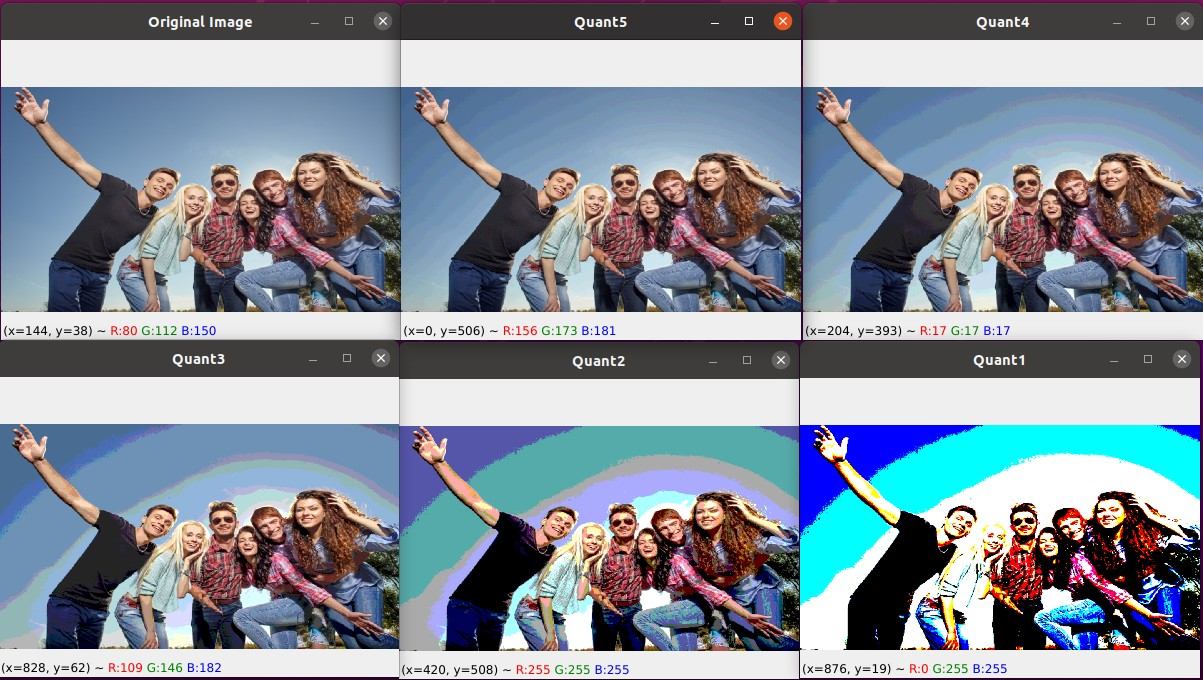
//> input picture OpenCV/media/21_image_quantization.jpg, 1203 x 680 px
$ ./67_hough_line_transform3 ../media/21_image_quantization.jpg   (built with g++ and OpenCV 4)
//> lines starting //> are read from the running program, lines starting //| are printed output that depends on the picture
/*
cv::HoughLinesP
http://opencv.jp/opencv-2svn/cpp/feature_detection.html#cv-houghlinesp
*/

/* これは，単独で動作するプログラムです．プログラムの最初の引数として画像ファイル名を渡します．
   "#if 1" を "#if 0" に変更したり戻したりすることで，
   標準的ハフ変換と確率的ハフ変換を切り替えることができます．  */
#include <iostream>
#include <math.h>

#include "opencv2/opencv.hpp"
#include "opencv2/highgui.hpp"

using namespace std;
using namespace cv;

int main(int argc, char** argv)
{
    Mat src, dst, color_dst;
    if( argc != 2 || !(src=imread(argv[1], 0)).data)
        return -1;

    Canny( src, dst, 50, 200, 3 );
    cvtColor( dst, color_dst, cv::IMREAD_GRAYSCALE);

#if 0
    vector<Vec2f> lines;
    HoughLines( dst, lines, 1, CV_PI/180, 100 );

    for( size_t i = 0; i < lines.size(); i++ )
    {
        float rho = lines[i][0];
        float theta = lines[i][1];
        double a = cos(theta), b = sin(theta);
        double x0 = a*rho, y0 = b*rho;
        Point pt1(cvRound(x0 + 1000*(-b)),
                  cvRound(y0 + 1000*(a)));
        Point pt2(cvRound(x0 - 1000*(-b)),
                  cvRound(y0 - 1000*(a)));
        line( color_dst, pt1, pt2, Scalar(0,0,255), 3, 8 );
    }
#else
    vector<Vec4i> lines;
    HoughLinesP( dst, lines, 1, CV_PI/180, 80, 30, 10 );
    for( size_t i = 0; i < lines.size(); i++ )
    {
        line( color_dst, Point(lines[i][0], lines[i][1]),
            Point(lines[i][2], lines[i][3]), Scalar(0,0,255), 3, 8 );
    }
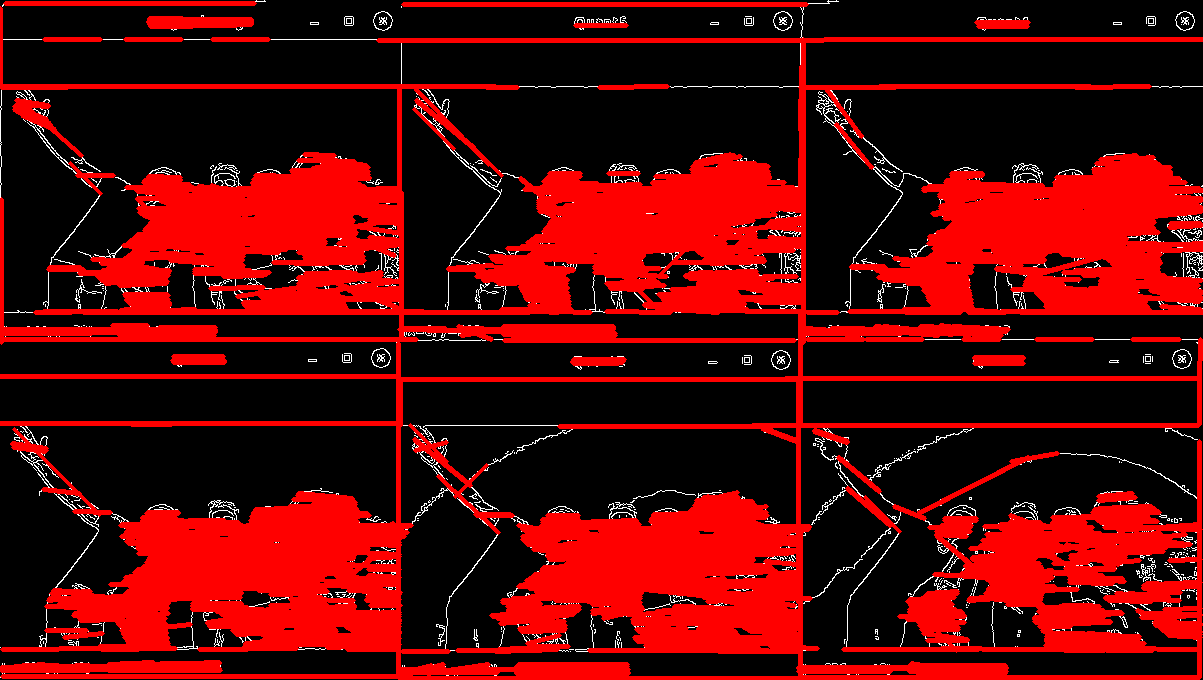
//> color_dst: 680 rows x 1203 cols, CV_8UC4; mean B, G, R, A 4.7, 4.7, 88.4, 171.2
#endif
    namedWindow( "Source", 1 );
    imshow( "Source", src );
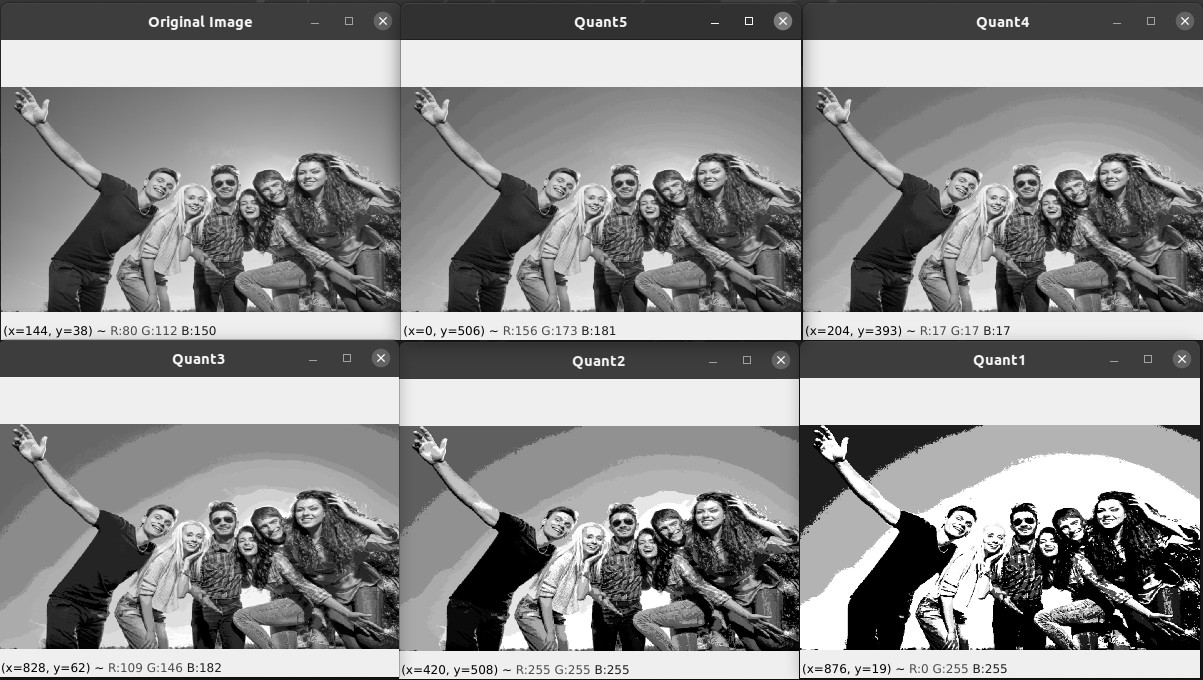
//> window 'Source': 680 rows x 1203 cols, CV_8UC1; min 0, max 255, mean 140.4

    namedWindow( "Detected Lines", 1 );
    imshow( "Detected Lines", color_dst );

    waitKey(0);
    return 0;
}

$ run again, on OpenCV/media/25_averaging.jpg
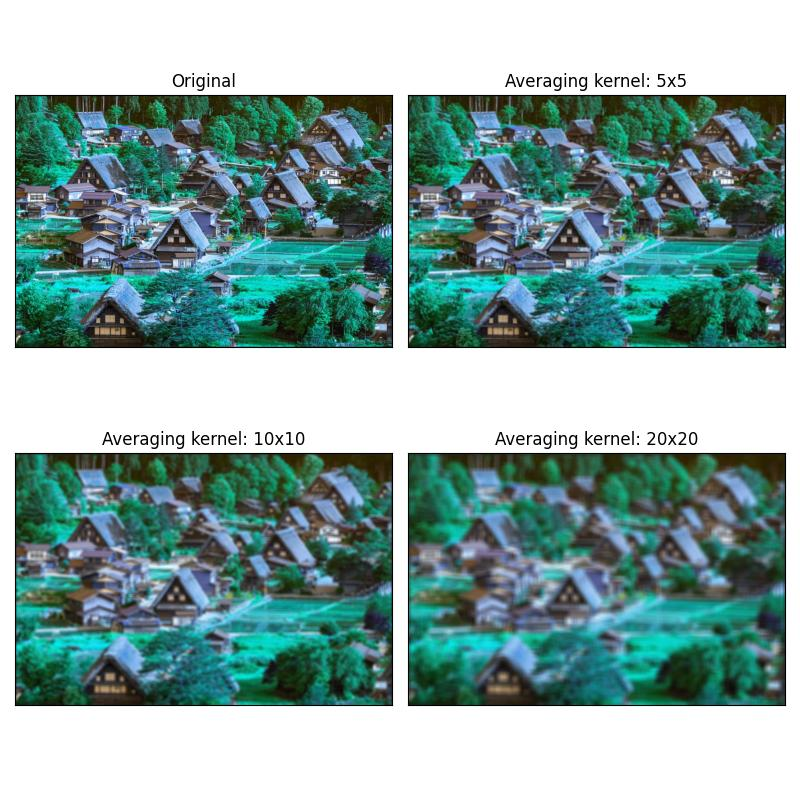
//> input picture OpenCV/media/25_averaging.jpg, 800 x 800 px
//> after the loop `for( size_t i = 0; i < lines.size(); i++ )`:
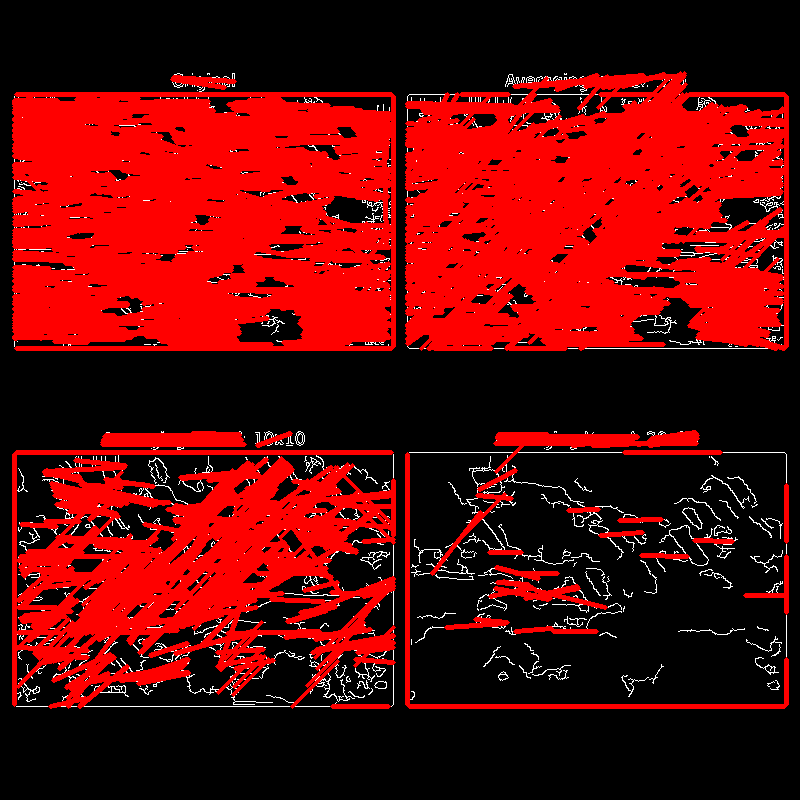
//> color_dst: 800 rows x 800 cols, CV_8UC4; mean B, G, R, A 5, 5, 100.5, 159.5
//> `imshow( "Source", src );`:
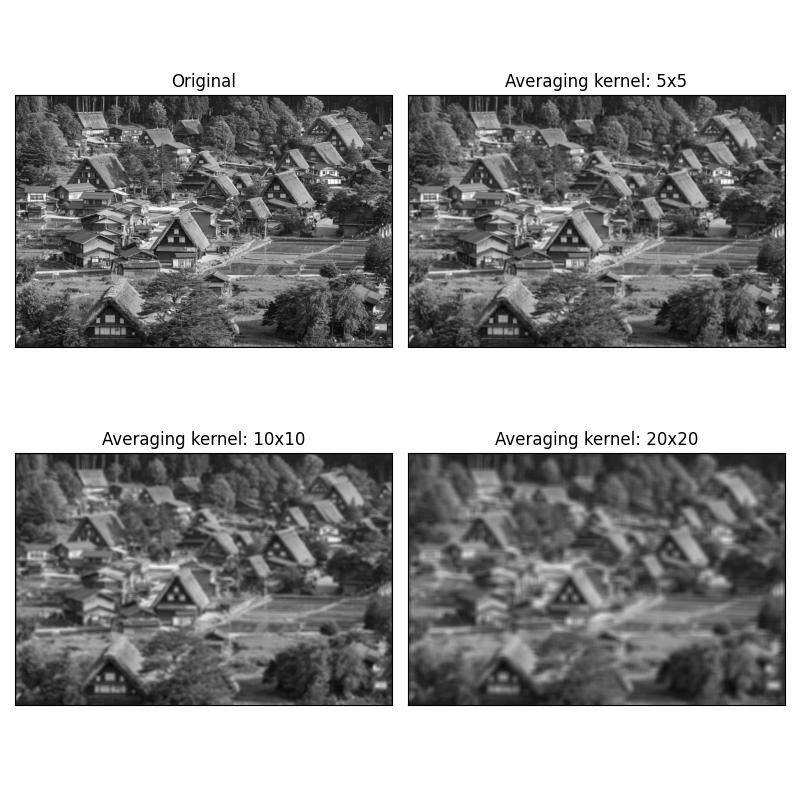
//> window 'Source': 800 rows x 800 cols, CV_8UC1; min 0, max 255, mean 156.4

$ run again, on OpenCV/media/26_gradiant_laplace_Composite_laplace.jpg
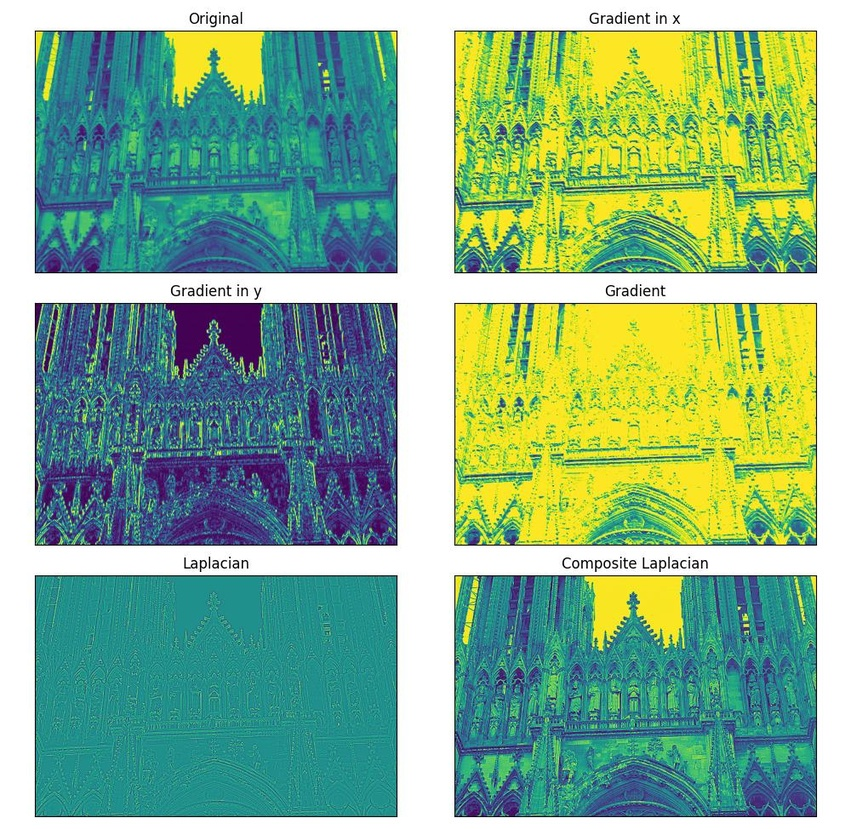
//> input picture OpenCV/media/26_gradiant_laplace_Composite_laplace.jpg, 851 x 829 px, shrunk from 1000 x 974 before the run
//> after the loop `for( size_t i = 0; i < lines.size(); i++ )`:
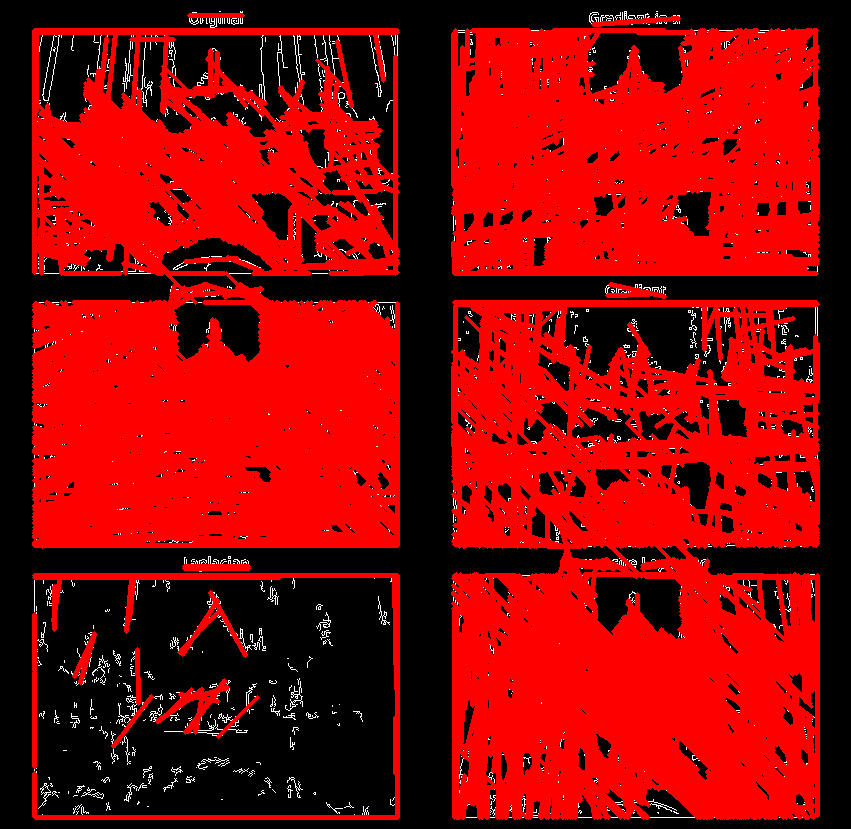
//> color_dst: 829 rows x 851 cols, CV_8UC4; mean B, G, R, A 3.6, 3.6, 141.6, 116.9
//> `imshow( "Source", src );`:
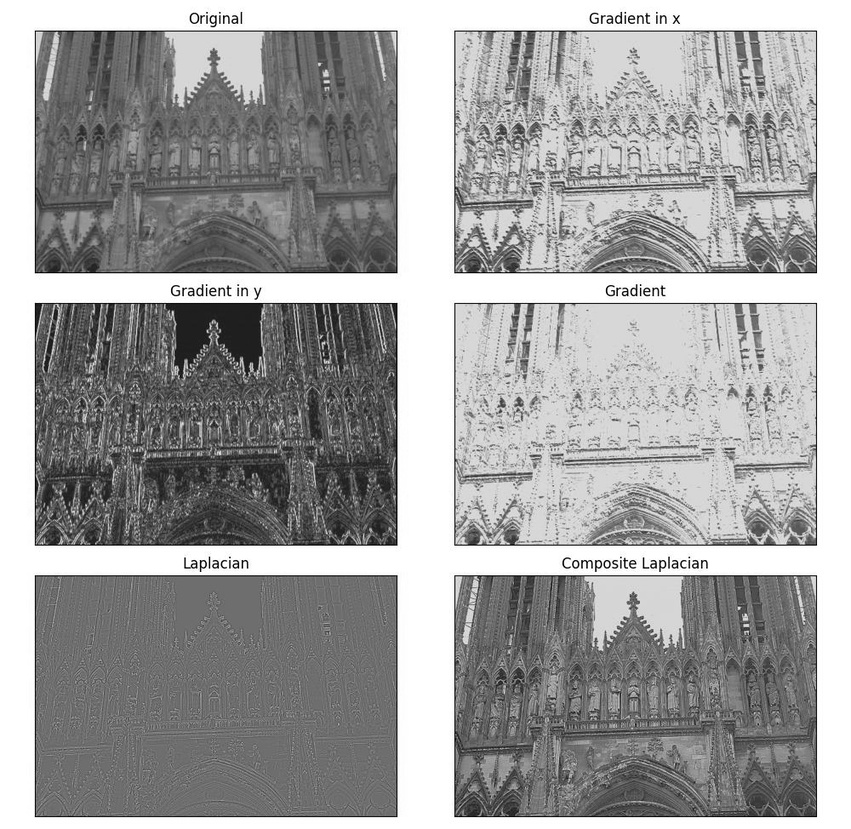
//> window 'Source': 829 rows x 851 cols, CV_8UC1; min 0, max 255, mean 160
